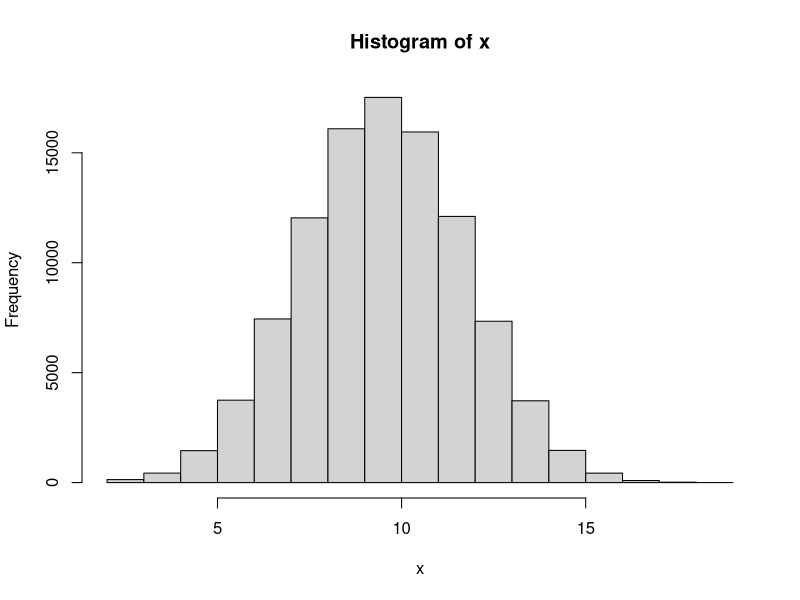
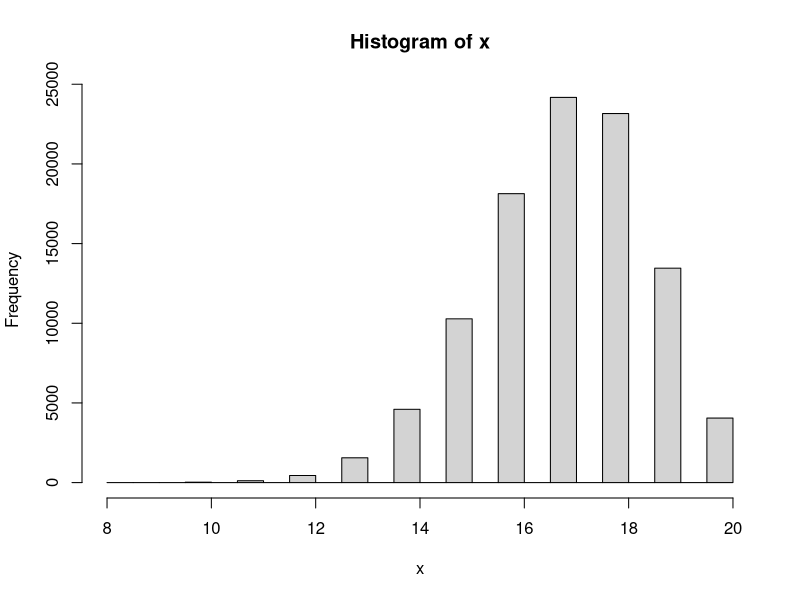

Recreate these plots in R, in order.
#------------------

# Answer to the Question # 01

#------------------

# No 1 of Q.1 

#a) 

# Taking a sample with n = 20 and p = 0.5

x1 <- rbinom(1, 20, 0.5)

#The value of x1
x1


#b) 

#Finding the range for x1 with n = 20 and p = 0.5


n <- 20

p <- 0.5


# Finding and defining the minimum value

min_value <- min(0, n)

# Finding and defining the maximum value

max_value <- max(0:n)

# Calculate the cumulative probability at the minimum value

cdf_min <- pbinom(min_value, n, p)

# Calculate the cumulative probability at the maximum value

cdf_max <- pbinom(max_value, n, p)

# Range of the binomial distribution

range_binomial <- c(min_value, max_value)

range_binomial


#2 of Q.1

# Repeating Q.1 for N = 100000 times


N <- 100000

x <- rep(NA, N)

x

for (i in 1: N){
  x[i] <- rbinom(1, 20, 0.5)
}

x

# Plot the histogram

hist(x)

#Find the minimum and maximum value

max(x)

min(x)


#3 of Q.1 

# Now setting if x is bigger or less than 15 then y = 1 . And y = 0 otherwise.

y_1 <- ifelse(c(x)>=15, 1,0)
y_1



# 4 of Q.1

#Calculating summation of y


sum(y_1)




#5 of Q.1 


# Now repeating all the steps above for n = 20 and p =0.85


#a) 

# Taking a sample 

x1 <- rbinom(1, 20, 0.85)
x1


#b)

#Finding the range for x1

n <- 20

p <- 0.85

# Find the minimum value

min_value <- min(0, n)

# Find the maximum value

max_value <- max(0:n)

# Calculate the cumulative probability at the minimum value

cdf_min <- pbinom(min_value, n, p)

# Calculate the cumulative probability at the maximum value

cdf_max <- pbinom(max_value, n, p)

# Range of the binomial distribution

range_binomial <- c(min_value, max_value)

range_binomial


#c. 

# Now taking N = 100000 times

N <- 100000

x <- rep(NA, N)

x

for (i in 1: N){
  x[i] <- rbinom(1, 20, 0.85)
}

x

# Plot the histogram

hist(x)


#Find the min and max value

max(x)

min(x)


#d. 

# Now setting if x is bigger or less than 15 then y = 1 . And y = 0 otherwise

y_1 <- ifelse(c(x)>=15, 1,0)
y_1


#e. 

#Calculating summation of y

sum(y_1)


#f. 

#Calculating summation of y divided by N

sum(y_1) / N




# ---------------------------------------------

# Answer to the Question # 01 - (6) : 

# ---------------------------------------------


# Now I have to make a guess about type I and type II errors for Null Hypothesis H0: p0 = 0.5 VS Alternative hypothesis H1: p1 = 0.85. For setting that what is the chance of a fair coin landing on heads at least 15 times out of 20 flips.


# Type I error means we reject the null hypothesis when it is actually true. It is also known as 'False Positive'. The significance level or alpha (a) is the probability of making a type I error. We usually set it as 0.05 or 0.01.


# The chance of a fair coin landing on heads at least 15 times out of 20 flips, we are using binomial distribution and two-tailed test for this question. By calculating on the calculator it is found that the probability of getting 15 or more successes out of 20 trials when the p0 = 0.5 is approximately 0.026. So, it can be said that if the p0 = 0.5, we would reject the null hypothesis and conclude that the proportion is significantly different from 0.5 in about 2.6% of the cases.

# On the other hand, Type II error means we fail to reject the null hypothesis when it is actually false. It is also known as 'False Negative'. The probability of making a type II error is denoted by beta (B).

# To find the probability of a type II error, we know that for the alternative hypothesis, p1 = 0.85. By calculating on the calculator, we got that the chance of a fair coin landing on heads at least 15 times out of 20 flips when p1 = 0.85 is approximately 0.408. This means we would fail to reject the null hypothesis and conclude that the proportion is not significantly different from 0.5 in about 40.8% of the cases.

# In summary, the estimated probabilities of making a type I error and a type II error for this hypothesis test are approximately 0.026 and 0.408, respectively.



# ---------------------------------------------

#Answer to the Q. 2 :

# ---------------------------------------------


# Here is the sample: 2 2 1 2 2 2 1 1 2 1 1 2 2 1 1 2 1 2 2 2 1 2 1 2 1 2 2 2 2 2 2 2 2 1 2 1 2 1 2 2


# We have to test whether the sample is random or not.


# To test whether the process of treatment assignments is random, we will use a chi-squared fit test. At first we will count the number of treatments of each type, and then compare the observed frequencies to the expected frequencies under the assumption of a random process.

# In this case, there are 40 treatments. Among them:
  
# For Observed frequencies: Type 1 = 18 treatments and Type 2 = 22 treatments.

# Expected frequencies (we assume that there is randomness): Type 1 = 20 treatments and Type 2 = 20  treatments. (As there are 40 treatments in total and a 50% chance of each type).


# To calculate the chi-squared statistic, we can use the formula:
  
#  χ2 = Σ ((Oi - Ei)² / Ei)

# Here,

# Oi = Observed Frequency for category  i , (here i = 1 or 2), 

# Ei = Expected frequency for category i, (here i = 1 or 2).

# And the sum is taken over all categories.

# By using an online calculator and plugging the numbers, we got that:
  
  
# χ2 = ((18-20)²/20) + ((22-20)²/20) = 0.4


# To determine whether this value is statistically significant, we need to compare it to a chi-squared distribution with one degree of freedom (since we have two categories and one parameter estimated from the data). Using a table, we find that the p-value for this test is approximately 0.5, which is very large.

# Therefore, we fail to reject the null hypothesis that the treatment assignments are random. In other words, there is no evidence to suggest that the process was biased or non-random.



# ---------------------------------------------

#Answer to the Q. 3 :

# ---------------------------------------------


#Answer for 3 - a


#1

# Taking a sample

x2 <- rbinom(1, 1, 0.5)
x2


#Then identify the range

n <- 1
p <- 0.5


# Find the minimum value

min_value <- min(0, n)


# Find the maximum value

max_value <- max(0:n)


# Calculate the cumulative probability at the minimum value

cdf_min <- pbinom(min_value, n, p)

# Calculate the cumulative probability at the maximum value

cdf_max <- pbinom(max_value, n, p)

# Range of the binomial distribution

range_binomial <- c(min_value, max_value)

range_binomial


#For question 3 - (a) - #2 and #3

# Patient will get “A” if x2 = 1, and get “B” if x2 = 0

# Repeating 1 & 2 for N = 40


N <- 40
x <- rep(NA, N)

x

for (i in 1: N){
  x[i] <- rbinom(1, 1, 0.5)
}

x

# Now assigning A and B for 1 and 0 respectively.

x[x == 1] <- "A"
x[x == 0] <- "B"


# print the modified values of x

print(x)


#Number of A and B

table(x)


# --------------------------------------------


# --------------------------------------------


#Answer for 3 - b



# Set the block size

block_size <- 40


# Create a vector of treatment assignments

treatments <- rep(c("A", "B"), length.out = block_size*1)


# Create a vector of block assignments

blocks <- rep(1:1, each = block_size)


# Randomly permute the blocks

blocks <- sample(blocks)


# Order the treatment assignments within each block

for (i in 1:1) {
  treatments[blocks == i] <- sample(treatments[blocks == i])
}

# View the resulting treatment assignments by block

a <- split(treatments, blocks)

a

#Number of A and B

table(a)

# The difference between 3(a) and 3 (b) is that - in 3 (a) , though the probability is p = 0.5 , for the N = 40 , number of A and B is not same. For my case , A = 18 and B = 22. But, in 3 (b) we used random permutated block randomization with a block size of 40. And for this case number of A and B is same. For my case , A = 20 and B = 20.



# --------------------------------------------

# --------------------------------------------


# Answer for 3 - c


# Set the block size of 8


block_size <- 8


# Create a vector of treatment assignments


treatments <- rep(c("A", "B"), length.out = block_size*5)


# Create a vector of block assignments


blocks <- rep(1:5, each = block_size)


# Randomly permute the blocks

blocks <- sample(blocks)



# Order the treatment assignments within each block

for (i in 1:5) {
  treatments[blocks == i] <- sample(treatments[blocks == i])
}


# View the resulting treatment assignments by block. There are 5 different block with block size of 8


d <- split(treatments, blocks)
d

# Now, merging all the 5 different blocks into 1. So, now there will be 40


b <- unsplit(treatments, blocks)

b


#Number of A and B

table(b)

# The difference between 3(b) and 3 (c) is that - in 3 (b), we used random permutated block randomization with a block size of 40. And for this case number of A and B is same. For my case , it was A = 20 and B = 20. But, in 3 (c) though we used random permutated block randomization, but this time with a block size of 8. After that we added all the 8 blocks so total sample is 40. And for this case number of A and B is not same. For my case , it was A = 24 and B = 16. 

# If we stop the study for toxicity for in sample size = 20, then for 3 (b) = The difference between number of A and B will not be that much. 

# But, for 3 (c) = The difference between the number of A and B will be more than 3 (b)
